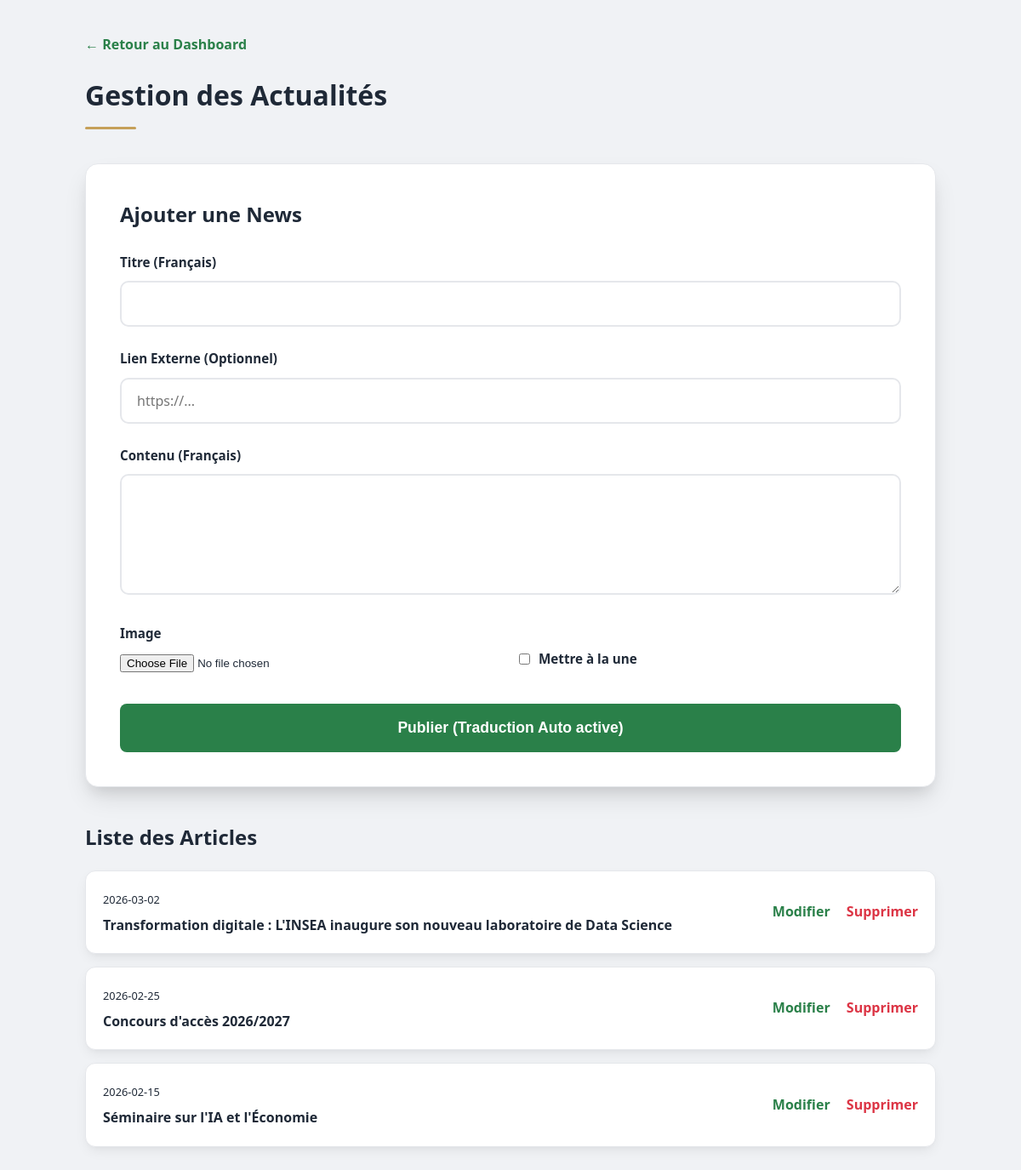
Page /admin/manage_news.php (signed in) on the committed database.
### tables this page shows
CREATE TABLE IF NOT EXISTS news_translations (
    id INT AUTO_INCREMENT PRIMARY KEY,
    news_id INT NOT NULL,
    language_id INT NOT NULL,
    title VARCHAR(255) NOT NULL,
    content TEXT NOT NULL,
    FOREIGN KEY (news_id) REFERENCES news(id) ON DELETE CASCADE,
    FOREIGN KEY (language_id) REFERENCES languages(id) ON DELETE CASCADE
);

CREATE TABLE IF NOT EXISTS news (
    id INT AUTO_INCREMENT PRIMARY KEY,
    publish_date DATE NOT NULL,
    image_url VARCHAR(255),
    link_url VARCHAR(255),
    is_featured BOOLEAN DEFAULT FALSE,
    created_at TIMESTAMP DEFAULT CURRENT_TIMESTAMP
);

### admin/manage_news.php (the view, shortened to what this page needs)
<?php
require_once '../components/PHP/db_connect.php';
$edit_mode = false;
$edit_data = [
    'title_fr' => '',
    'content_fr' => '',
    'link_url' => '',
    'image_url' => '',
    'is_featured' => 0
];
$stmt = $pdo->query("SELECT n.id, nt.title, n.publish_date FROM news n JOIN news_translations nt ON n.id = nt.news_id WHERE nt.language_id = 1 ORDER BY n.publish_date DESC");
$news_list = $stmt->fetchAll();
?>
<!DOCTYPE html>
<html lang="fr">
<head>
    <link rel="stylesheet" href="../components/CSS/style.css">
</head>
<body>
    <div class="admin-box">
        <a href="index.php" class="back-link">← Retour au Dashboard</a>
        <header class="section-header" style="margin-top: 0; text-align: left;">
            <h1>Gestion des Actualités</h1>
            <div class="line" style="margin: 12px 0;"></div>
        </header>
        <div class="form-card" style="margin-bottom: 40px;">
            <h2 style="margin-bottom: 25px;"><?php echo $edit_mode ? 'Modifier l\'Article' : 'Ajouter une News'; ?></h2>
            <form action="" method="POST" enctype="multipart/form-data" class="form-grid">
                <div>
                    <label>Titre (Français)</label>
                    <input type="text" name="title_fr" required value="<?php echo htmlspecialchars($edit_data['title_fr']); ?>">
                </div>
                <div>
                    <label>Lien Externe (Optionnel)</label>
                    <input type="text" name="link_url" placeholder="https://..." value="<?php echo htmlspecialchars($edit_data['link_url']); ?>">
                </div>
                <div>
                    <label>Contenu (Français)</label>
                    <textarea name="content_fr" rows="5" required><?php echo htmlspecialchars($edit_data['content_fr']); ?></textarea>
                </div>
                <div class="form-row-2">
                    <div>
                        <label>Image <?php echo $edit_data['image_url'] ? '(Laisser vide pour garder l\'actuelle)' : ''; ?></label>
                        <input type="file" name="image" accept="image/*">
                    </div>
                    <div style="display: flex; align-items: center; gap: 10px; padding-top: 25px;">
                        <input type="checkbox" name="is_featured" id="feat" style="width: auto;" <?php echo $edit_data['is_featured'] ? 'checked' : ''; ?>>
                        <label for="feat" style="margin: 0;">Mettre à la une</label>
                    </div>
                </div>
                <button type="submit" class="btn-form-submit"><?php echo $edit_mode ? 'Mettre à jour' : 'Publier'; ?> (Traduction Auto active)</button>
            </form>
        </div>
        <h2 style="margin-bottom: 20px;">Liste des Articles</h2>
        <?php foreach ($news_list as $n): ?>
            <div class="news-item">
                <div>
                    <span style="color: var(--gray-500); font-size: 0.8rem;"><?php echo $n['publish_date']; ?></span>
                    <h4 style="margin-top: 5px;"><?php echo htmlspecialchars($n['title']); ?></h4>
                </div>
                <div>
                    <a href="?edit=<?php echo $n['id']; ?>" class="btn-edit">Modifier</a>
                    <a href="?delete=<?php echo $n['id']; ?>" class="btn-delete" onclick="return confirm('Confirmer la suppression ?')">Supprimer</a>
                </div>
            </div>
        <?php endforeach; ?>
    </div>
</body>
</html>

### components/CSS/style.css (style rules this page uses)
:root { --insea-green: #2A8049; --insea-green-dark: #1E5C34; --insea-green-light: #E9F4ED; --insea-gold: #C5A059; --white: #ffffff; --gray-50: #f9fafb; --gray-100: #f3f4f6; --gray-200: #e5e7eb; --gray-600: #4b5563; --gray-800: #1f2937; --gray-900: #111827; --transition-fast: 0.2s ease; --transition-mid: 0.3s ease; --shadow: 0 6px 15px -3px rgba(0, 0, 0, 0.08), 0 4px 6px -4px rgba(0, 0, 0, 0.04); --shadow-lg: 0 15px 30px -5px rgba(0, 0, 0, 0.12), 0 10px 15px -5px rgba(0, 0, 0, 0.08); }
* { margin: 0; padding: 0; box-sizing: border-box; -webkit-font-smoothing: antialiased; }
body { font-family: 'Segoe UI', Roboto, Helvetica, Arial, sans-serif; line-height: 1.6; color: var(--gray-800); background-color: var(--white); overflow-x: hidden; }
a { text-decoration: none; color: inherit; transition: var(--transition-fast); }
.section-header { text-align: center; margin: 60px 0 40px; }
.section-header .line { width: 60px; height: 3px; background: var(--insea-gold); margin: 12px auto 0; border-radius: 2px; }
input[type="text"], input[type="email"], select, textarea { width: 100%; padding: 14px 18px; border: 2px solid var(--gray-200); border-radius: 10px; font-size: 1rem; font-family: inherit; transition: all 0.3s ease; background-color: var(--white); color: var(--gray-800); outline: none; }
label { display: block; margin-bottom: 10px; font-weight: 700; color: var(--gray-800); font-size: 0.95rem; }
.form-card { background: var(--white); padding: 40px; border-radius: 15px; box-shadow: var(--shadow-lg); border: 1px solid var(--gray-200); }
.form-grid { display: grid; gap: 25px; }
.form-row-2 { display: grid; grid-template-columns: 1fr 1fr; gap: 20px; }
.btn-form-submit { background: var(--insea-green) !important; color: white !important; border: none !important; padding: 18px !important; cursor: pointer; font-size: 1.1rem !important; font-weight: 800 !important; margin-top: 10px; border-radius: 8px !important; transition: 0.3s !important; width: 100%; }

### admin/manage_news.php (style rules this page uses)
body { background: #f0f2f5; padding: 40px; }
.admin-box { max-width: 1000px; margin: 0 auto; }
.back-link { display: inline-block; margin-bottom: 20px; color: var(--insea-green); font-weight: 700; text-decoration: none; }
.news-item { background: white; padding: 20px; border-radius: 12px; margin-bottom: 15px; display: flex; justify-content: space-between; align-items: center; box-shadow: var(--shadow); border: 1px solid var(--gray-200); }
.btn-delete { color: #dc3545; font-weight: bold; text-decoration: none; }
.btn-edit { color: var(--insea-green); font-weight: bold; text-decoration: none; margin-right: 15px; }

### rows in the picture
news_translations: news.publish_date "2026-03-02", title "Transformation digitale : L'INSEA inaugure son nouveau laboratoire de Data Science"
news_translations: news.publish_date "2026-02-25", title "Concours d'accès 2026/2027"
news_translations: news.publish_date "2026-02-15", title "Séminaire sur l'IA et l'Économie"
